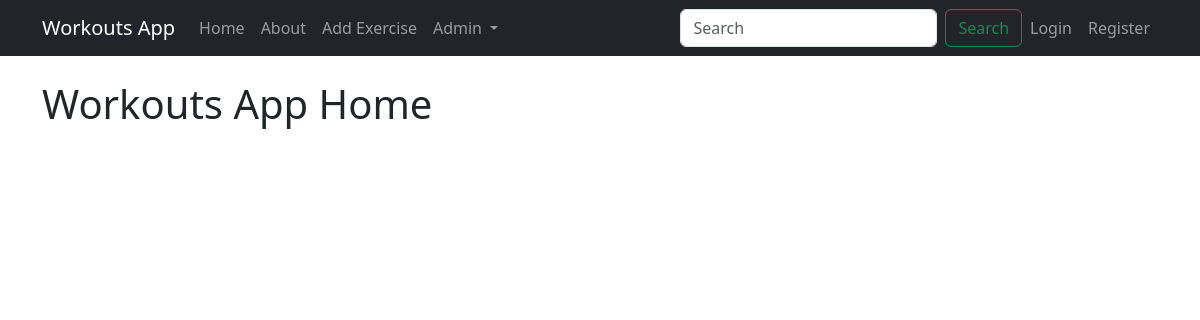
The app's page /, older data.
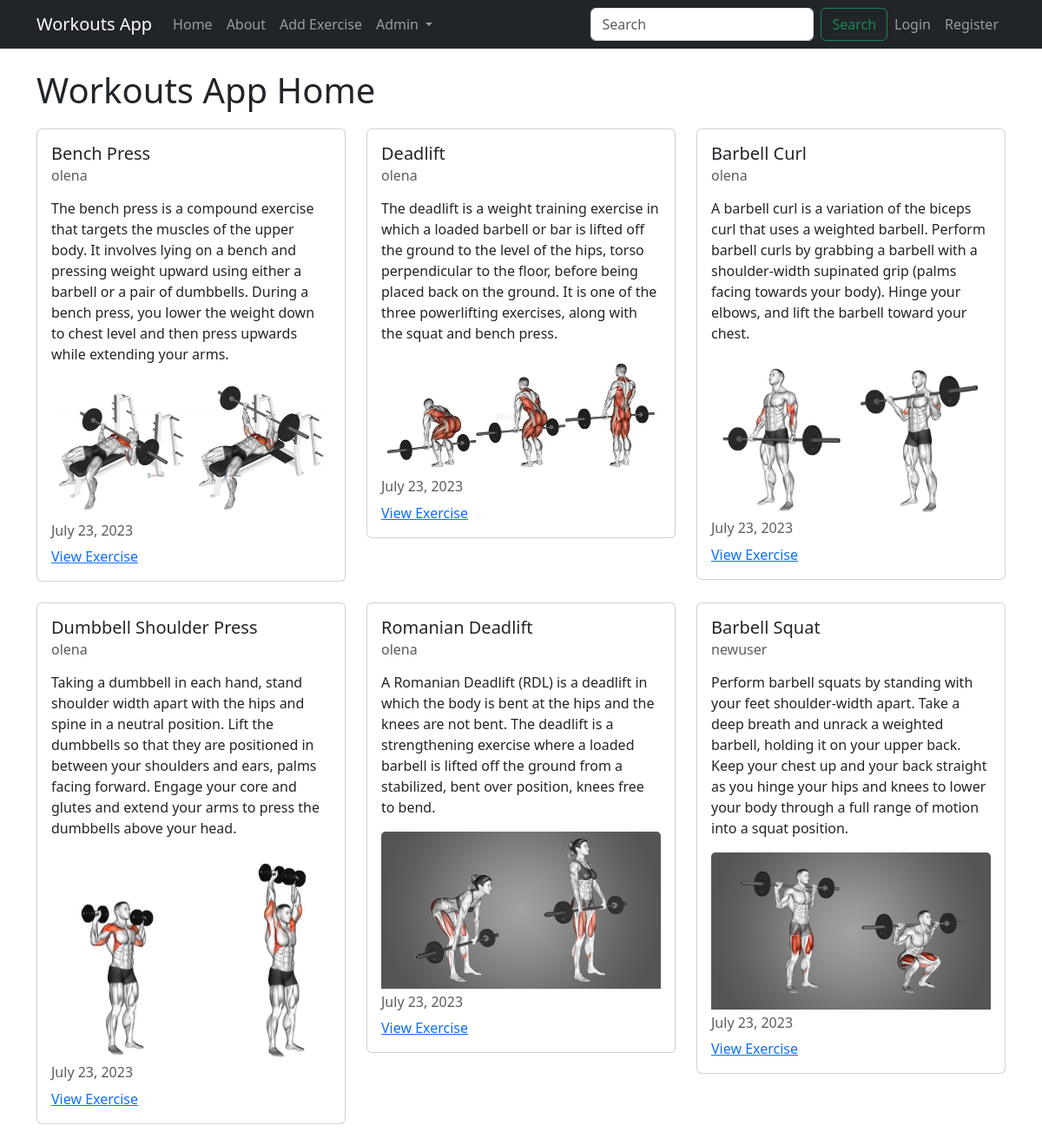
The same page, newer data.
### exercises/models.py (models this page shows, shortened)
class Exercise(models.Model):
    title = models.CharField(max_length=100)
    description = models.TextField()
    photo = models.ImageField(upload_to='exercise_photos/', blank=True, null=True)
    author = models.ForeignKey(User, on_delete=models.CASCADE)
    is_approved = models.BooleanField(default=False)
    created_at = models.DateTimeField(auto_now_add=True)
    updated_at = models.DateTimeField(auto_now=True)
    STATUS_CHOICES = (
        ('approved', 'Approved'),
        ('rejected', 'Rejected'),
        ('pending', 'Pending'),
    )
    status = models.CharField(
        max_length=10,
        choices=STATUS_CHOICES,
        default='pending',
    )

### exercises/views.py (the view)
# urls.py: path('', views.ExerciseListView.as_view(), name="exercises-home"),
class ExerciseListView(ListView):
    model = models.Exercise
    template_name = 'exercises/home.html'
    context_object_name = 'exercises'
    def get_queryset(self):
        return models.Exercise.objects.filter(is_approved=True)

### exercises/templates/exercises/home.html (shortened to what this page needs)
{% extends 'exercises/base.html' %}
{% block content %}
    <h1 style="margin-bottom: 20px;">Workouts App Home</h1>
    <div class="row">
        {% for exercise in exercises %}
            <div class="col-md-4 mb-4">
                <div class="card">
                    <div class="card-body">
                        <h5 class="card-title">{{ exercise.title }}</h5>
                        <h6 class="card-subtitle mb-2 text-body-secondary">{{ exercise.author }}</h6>
                        <p class="card-text">{{ exercise.description }}</p>
                        {% if exercise.photo %}
                            <img src="{{ exercise.photo.url }}" alt="{{ exercise.title }}" class="card-img-top" style="margin-bottom: 10px;">
                        {% endif %}
                        <h6 class="card-subtitle mb-2 text-body-secondary">{{ exercise.updated_at|date:"F d, Y" }}</h6>
                        <a href="{% url 'exercises-detail' exercise.pk %}" class="card-link">View Exercise</a>
                    </div>
                </div>
            </div>
        {% endfor %}
    </div>
{% endblock content %}

### exercises/templates/exercises/base.html (shortened to what this page needs)
<!DOCTYPE html>
<html lang="en">
<head>
     <link href="https://cdn.jsdelivr.net/npm/bootstrap@5.3.0/dist/css/bootstrap.min.css"
           rel="stylesheet"
     />
</head>
<body>
    <nav class="navbar navbar-expand-lg navbar-dark bg-dark">
      <div class="container">
        <a class="navbar-brand" href="{% url 'exercises-home' %}">Workouts App</a>
        <div class="collapse navbar-collapse" id="navbarSupportedContent">
          <ul class="navbar-nav me-auto mb-2 mb-lg-0">
            <li class="nav-item">
              <a class="nav-link" aria-current="page" href="{% url 'exercises-home' %}">Home</a>
            </li>
            <li class="nav-item">
              <a class="nav-link" href="{% url 'exercises-about' %}">About</a>
            </li>
            <li class="nav-item">
              <a class="nav-link" href="{% url 'exercises-create' %}">Add Exercise</a>
            </li>
            <li class="nav-item dropdown">
              <a class="nav-link dropdown-toggle" href="#" role="button" data-bs-toggle="dropdown" aria-expanded="false">
                Admin
              </a>
            </li>
          </ul>
          <form class="d-flex" role="search" method="GET" action="{% url 'exercise-search' %}">
            <input class="form-control me-2" type="search" name="query" placeholder="Search" aria-label="Search">
            <button class="btn btn-outline-success" type="submit">Search</button>
        </form>
        </div>
        <div class="navbar-nav">
            {% if user.is_authenticated %}
                <a class="nav-item nav-link" href="{% url 'user-profile' %}">My Profile</a>
                <a class="nav-item nav-link" href="{% url 'user-logout' %}">Logout</a>
            {% else %}
                <a class="nav_item nav-link" href="{% url 'user-login' %}">Login</a>
                <a class="nav_item nav-link" href="{% url 'user-register' %}">Register</a>
            {% endif %}
        </div>
      </div>
    </nav>
    <div class="container mt-4">
        {% block content %} {% endblock content %}
    </div>
</body>
</html>

Row changes from the older to the newer data that the page shows:
now on this page (row edited): Exercise: title "Bench Press", author "olena", description "The bench press is a compound exercise that targets the muscles of the upper body. It involves lying on a bench and pressing weight upward using either a barbell or a pair of dumbbells. During a bench press, you lower the weight down to chest level and then press upwards while extending your arms.", photo (picture), updated_at "July 23, 2023"
now on this page (row edited): Exercise: title "Deadlift", author "olena", description "The deadlift is a weight training exercise in which a loaded barbell or bar is lifted off the ground to the level of the hips, torso perpendicular to the floor, before being placed back on the ground. It is one of the three powerlifting exercises, along with the squat and bench press.", photo (picture), updated_at "July 23, 2023"
now on this page (row edited): Exercise: title "Barbell Curl", author "olena", description "A barbell curl is a variation of the biceps curl that uses a weighted barbell. Perform barbell curls by grabbing a barbell with a shoulder-width supinated grip (palms facing towards your body). Hinge your elbows, and lift the barbell toward your chest.", photo (picture), updated_at "July 23, 2023"
now on this page (row edited): Exercise: title "Dumbbell Shoulder Press", author "olena", description "Taking a dumbbell in each hand, stand shoulder width apart with the hips and spine in a neutral position. Lift the dumbbells so that they are positioned in between your shoulders and ears, palms facing forward. Engage your core and glutes and extend your arms to press the dumbbells above your head.", photo (picture), updated_at "July 23, 2023"
now on this page (row edited): Exercise: title "Romanian Deadlift", author "olena", description "A Romanian Deadlift (RDL) is a deadlift in which the body is bent at the hips and the knees are not bent. The deadlift is a strengthening exercise where a loaded barbell is lifted off the ground from a stabilized, bent over position, knees free to bend.", photo (picture), updated_at "July 23, 2023"
added Exercise: title "Barbell Squat", author "newuser", description "Perform barbell squats by standing with your feet shoulder-width apart. Take a deep breath and unrack a weighted barbell, holding it on your upper back. Keep your chest up and your back straight as you hinge your hips and knees to lower your body through a full range of motion into a squat position.", photo (picture), updated_at "July 23, 2023"
